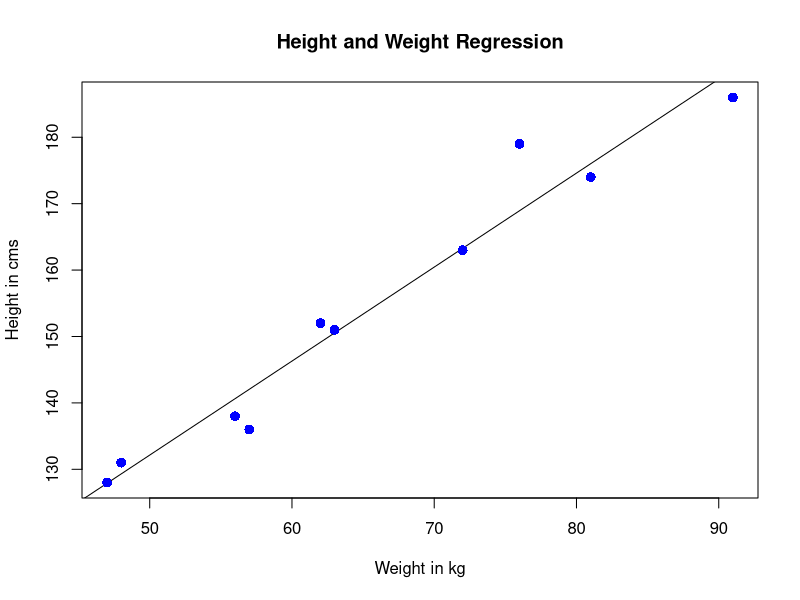

Recreate this plot in R.
x = c(151, 174, 138, 186, 128, 136, 179, 163, 152, 131)
y = c(63, 81, 56, 91, 47, 57, 76, 72, 62, 48)
relation = lm(y ~ x)
print(relation)
print(summary(relation))
a=data.frame(x=170)
result = predict(relation,a)
print(result)
png=(file="linearregression.png")
plot(y,x,col="blue",main="Height and Weight Regression",abline(lm(x~y)),cex=1.3,pch=16,xlab="Weight in kg",ylab="Height in cms")